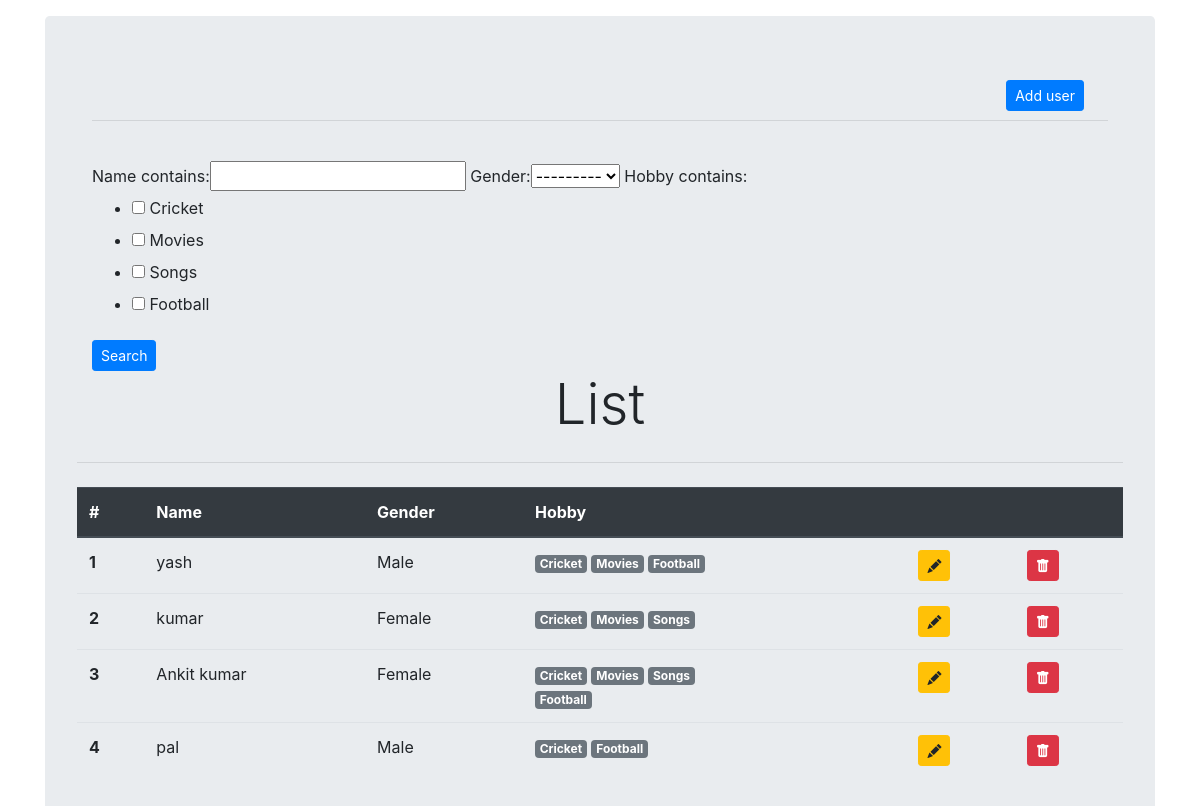
Page /list/ on the committed database.
### app/models.py (models this page shows, shortened)
class Person(models.Model):
    name = models.CharField(max_length=55)
    gender = models.CharField(max_length=11,choices=gender_choice, null=False, blank=False, default='')
    hobby = MultiSelectField(choices=hobby_choice)

### app/views.py (the view)
# urls.py: path('list/', views.list, name="List"),
def list(request):
    persons = Person.objects.all()
    filter = ListFilter(request.GET, queryset=persons)
    persons = filter.qs
    return render(request, 'list.html', {'persons':persons, 'filter':filter})

### templates/list.html (shortened to what this page needs)
<!doctype html>
<html lang="en">
  <head>
    <link rel="stylesheet" href="https://cdn.jsdelivr.net/npm/bootstrap@4.6.0/dist/css/bootstrap.min.css">
    <link rel="stylesheet" href="https://cdn.jsdelivr.net/npm/bootstrap-icons@1.5.0/font/bootstrap-icons.css">
  </head>
  <body>
  <div class="container mt-3">
    <div class="jumbotron">
    <div class="container">
    <div class="row float-right mr-4"><a href="{% url 'Home' %}" class="btn btn-primary btn-sm">Add user</a></div><br><hr><br>
    <form method="get">
    {{filter.form}}
    <button type="submit" class="btn btn-primary btn-sm">Search</button>
    </form>
    </div>
  <h1 class="display-4 text-center">List</h1>
  <hr class="my-4">
  <table class="table">
  <thead class="thead-dark">
    <tr>
      <th scope="col">#</th>
      <th scope="col">Name</th>
      <th scope="col">Gender</th>
      <th scope="col">Hobby</th>
      <th></th>
      <th></th>
    </tr>
  </thead>
  <tbody>
    {% for person in persons %}
    <tr>
      <th scope="row">{{ forloop.counter }}</th>
      <td>{{person.name}}</td>
      <td>{{person.gender}}</td>
      <td>{% for hobby in person.hobby %}<span class="badge badge-secondary">{{hobby}}</span>&nbsp;{% if forloop.counter|divisibleby:3 %}<br>{% endif %}{% endfor %}</td>
      <td><a href="{% url 'Edit' id=person.id %}" class="btn btn-warning btn-sm"><i class="bi bi-pencil-fill"></i></td></a>
      <td><a href="{% url 'Delete' id=person.id %}" class="btn btn-danger btn-sm"><i class="bi bi-trash-fill"></i></td></a>
    </tr>
    {% endfor %}
  </tbody>
</table>
</div>
</div>
  </body>
</html>

### rows in the picture
Person: name "yash", gender "Male", hobby "Cricket" "Movies" "Football"
Person: name "kumar", gender "Female", hobby "Cricket" "Movies" "Songs"
Person: name "Ankit kumar", gender "Female", hobby "Cricket" "Movies" "Songs" "Football"
Person: name "pal", gender "Male", hobby "Cricket" "Football"
